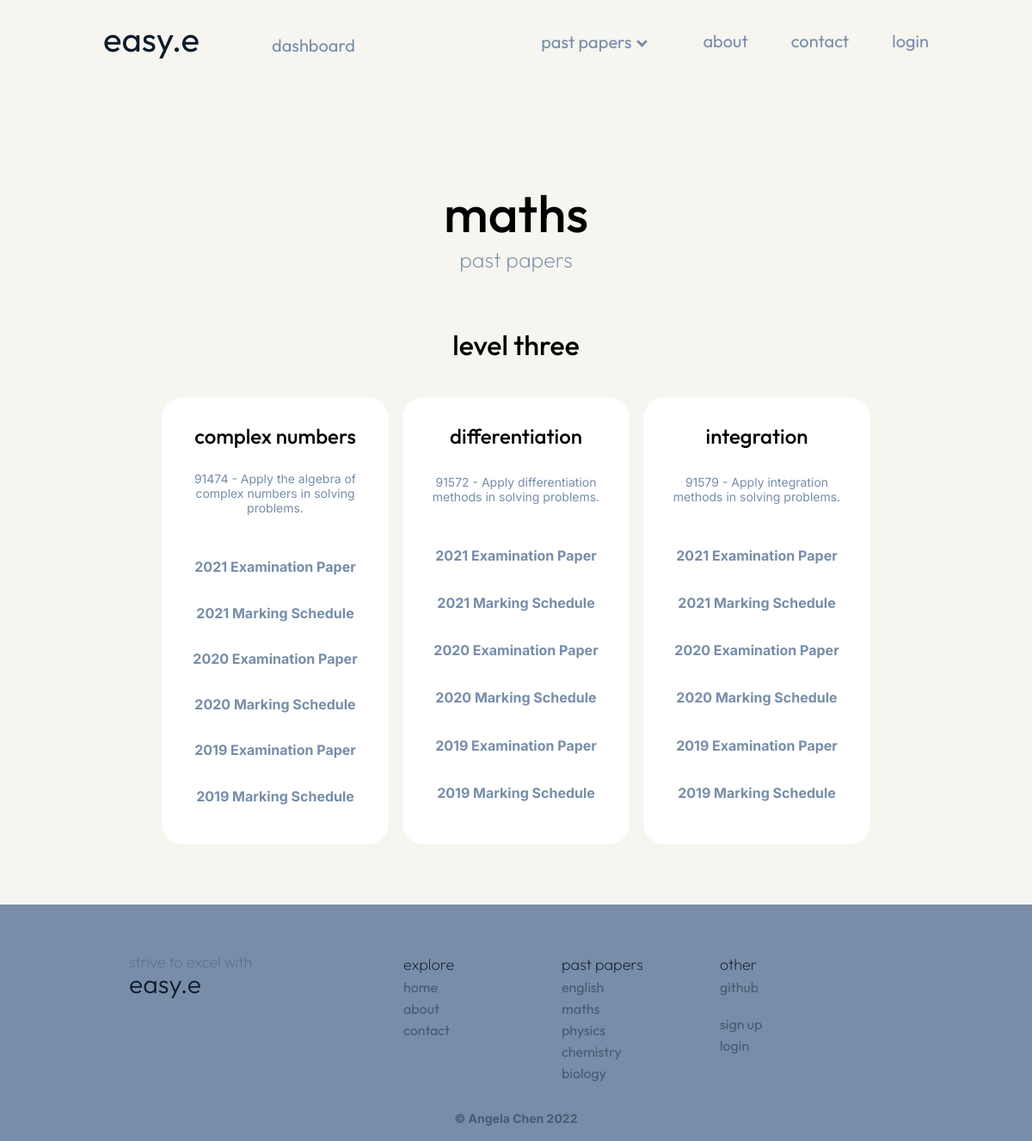
Page /past_papers_math on the committed database.
### models.py (models this page shows, shortened)
class Paper(db.Model):
    __tablename__ = "past_papers"
    id = db.Column(db.Integer, primary_key=True)
    paper_file = db.Column(db.Text())
    name = db.Column(db.Text())
    subject = db.Column(db.Integer, db.ForeignKey("subjects.id"))
    standard = db.Column(db.Text())

### main.py (the view)
@app.route("/past_papers_math")
def maths():
    mpapers = models.Paper.query.filter_by(subject=2)
    return render_template("maths.html", page_title="Math_Past_Papers", mpapers=mpapers)

### templates/maths.html (shortened to what this page needs)
{% extends "layout.html" %}
{% block content %}
<div class="subject_header">
    <h1 class="subject_title">maths</h1>
    <h2 class="subject_subtitle">past papers</h2>
</div>
<div class="page">
    <h1 class="level">level three</h1>
    <div class="standard">
        <div class="standard_box">
            <h2 class="standard_title">complex numbers</h2>
            <p class="standard_description">91474 - Apply the algebra of complex numbers in solving problems.</p>
            {% for mpaper in mpapers %}
            {% if mpaper.standard == "numbers" %}
            <ul>
                <a class="paper_link" href="/static/past_paper_files/{{mpaper.paper_file}}" target="_blank">{{mpaper.name}}</a>
            </ul>
            {% endif %}
            {% endfor %}
        </div>
        <div class="standard_box">
            <h2 class="standard_title">differentiation</h2>
            <p class="standard_description">91572 - Apply differentiation methods in solving problems.</p>
            {% for mpaper in mpapers %}
            {% if mpaper.standard == "differentiation" %}
            <ul>
                <a class="paper_link" href="/static/past_paper_files/{{mpaper.paper_file}}" target="_blank">{{mpaper.name}}</a>
            </ul>
            {% endif %}
            {% endfor %}
        </div>
        <div class="standard_box">
            <h2 class="standard_title">integration</h2>
            <p class="standard_description">91579 - Apply integration methods in solving problems.</p>
            {% for mpaper in mpapers %}
            {% if mpaper.standard == "integration" %}
            <ul>
                <a class="paper_link" href="/static/past_paper_files/{{mpaper.paper_file}}" target="_blank">{{mpaper.name}}</a>
            </ul>
            {% endif %}
            {% endfor %}
        </div>
    </div>
</div>
{% endblock %}

### static/styles.css (style rules this page uses)
body { background-color: #f6f5f0; margin: 0; padding: 0; }
.subject_header { text-align: center; padding-top: 100px; padding-bottom: 20px; }
.subject_title { font-family: 'Outfit', sans-serif; font-weight: 500; font-size: 60px; }
.subject_subtitle { color: #778da9; font-family: 'Outfit', sans-serif; font-weight: 200; margin-top: -40px; font-size: 25px; }
.page { width: 70%; margin: auto; }
.level { font-family: 'Outfit', sans-serif; font-weight: 500; text-align: center; padding-bottom: 20px; }
.paper_link { font-family: 'Inter', sans-serif; text-decoration: none; font-weight: bold; width: 90%; margin: 0; color: #778da9; transition-duration: 0.1s; }
.standard_box ul { display: table; margin: 0; padding-bottom: 30px; text-align: center; list-style: none; padding-left: 0; }
.standard { margin: auto; position: relative; width: 100%; display: flex; }
.standard_box { width: 30%; padding: 10px; margin-left: 1%; margin-right: 1%; display: grid; float: right; background-color: white; height: 500px; border-radius: 25px; }
.standard_box:after { content: ""; display: table; clear: both; }
.standard_title { font-family: 'Outfit', sans-serif; font-weight: 500; text-align: center; }
.standard_description { font-family: 'Inter', sans-serif; color: #778da9; font-size: 14px; text-align: center; width: 90%; margin: auto; margin-bottom: 50px; }
::placeholder { color: #778da9; font-weight: normal; }

### rows in the picture
Paper: name "2021 Examination Paper"
Paper: name "2021 Marking Schedule"
Paper: name "2020 Examination Paper"
Paper: name "2020 Marking Schedule"
Paper: name "2019 Examination Paper"
Paper: name "2019 Marking Schedule"
Paper: name "2021 Examination Paper"
Paper: name "2021 Marking Schedule"
Paper: name "2020 Examination Paper"
Paper: name "2020 Marking Schedule"
Paper: name "2019 Examination Paper"
Paper: name "2019 Marking Schedule"
Paper: name "2021 Examination Paper"
Paper: name "2021 Marking Schedule"
Paper: name "2020 Examination Paper"
Paper: name "2020 Marking Schedule"
Paper: name "2019 Examination Paper"
Paper: name "2019 Marking Schedule"
